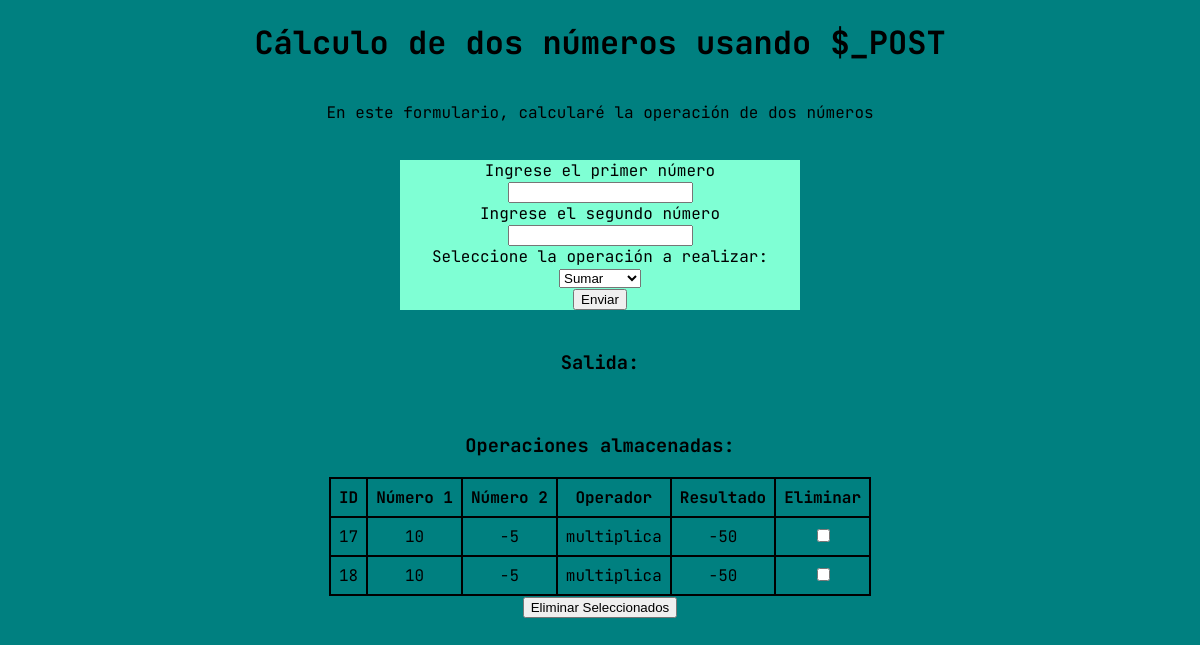
The app's page /, older data.
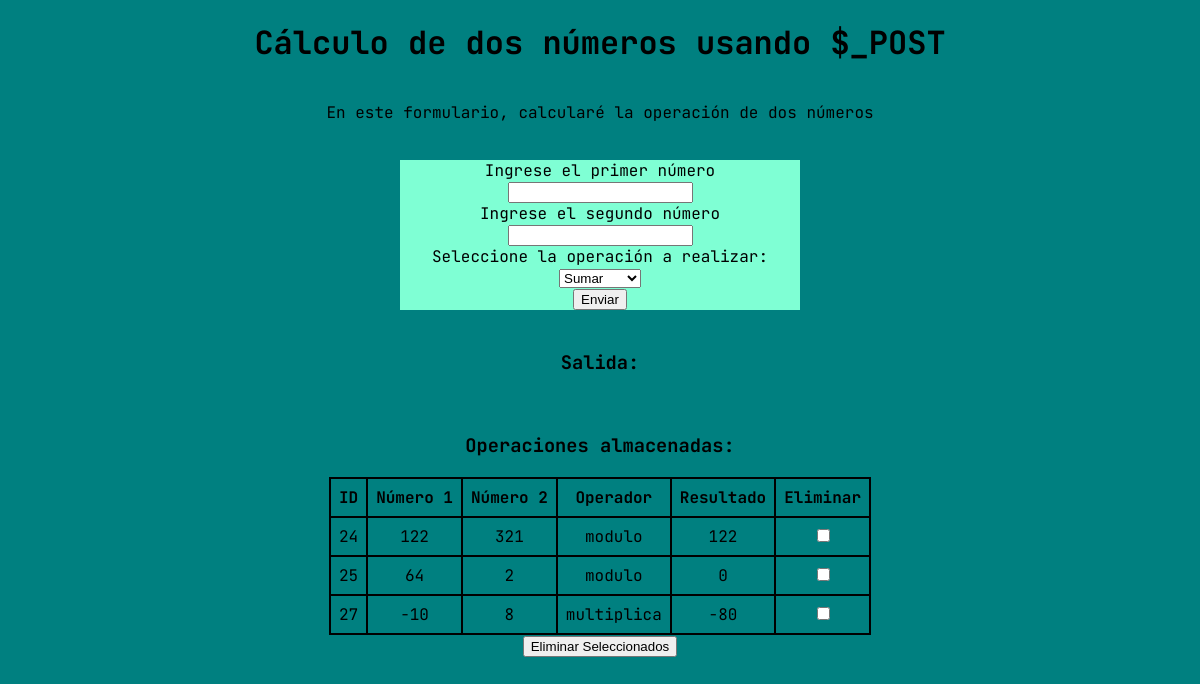
The same page, newer data.
### tables this page shows
CREATE TABLE operaciones (
            id INTEGER PRIMARY KEY AUTOINCREMENT,
            num1 INTEGER,
            num2 INTEGER,
            operador TEXT,
            resultado INTEGER
          );

### mostrar_resultados.php (the view, shortened to what this page needs)
<?php
function mostrar_resultados() {
  $db = new SQLite3('operaciones.db');
  $query = "SELECT * FROM operaciones";
  $result = $db->query($query);
  if ($result->numColumns() > 0) {
    echo "<h3>Operaciones almacenadas:</h3>";
    echo "<form method='post'>";
    echo "<table>";
    echo "<tr>
								<th>ID</th>
								<th>Número 1</th>
								<th>Número 2</th>
								<th>Operador</th>
								<th>Resultado</th>
								<th>Eliminar</th>
							</tr>";
    while ($row = $result->fetchArray(SQLITE3_ASSOC)) {
      echo "<tr>";
      echo "<td>{$row['id']}</td>";
      echo "<td>{$row['num1']}</td>";
      echo "<td>{$row['num2']}</td>";
      echo "<td>{$row['operador']}</td>";
      echo "<td>{$row['resultado']}</td>";
      echo "<td><input type='checkbox' name='eliminar[]' value='{$row['id']}'></td>";
      echo "</tr>";
    }
    echo "</table>";
    echo "<button type='submit'>Eliminar Seleccionados</button>";
    echo "</form>";
  }
}
?>

### index.php (shortened to what this page needs)
<!DOCTYPE html>
<html lang="es">
<head>
  <link rel="stylesheet" href="./css/index.css">
</head>
<body>
	<h1>Cálculo de dos números usando $_POST</h1>
	<p>En este formulario, calcularé la operación de dos números </p> <br>
	<form class="ingreso" method="post" action="<?php echo $_SERVER['PHP_SELF']; ?>">
	  <label for="num1">Ingrese el primer número</label>
	  <input required type="number" name="num1" id="num1"> <br>
	  <label for="num2">Ingrese el segundo número</label>
	  <input required type="number" name="num2" id="num2"> <br>
	  <label for="operador">Seleccione la operación a realizar:</label>
	  <br>
	  <select name="operador" id="operador">
	    <option value="suma">Sumar</option>
	  </select>
	  <br>
	 <button type="submit">Enviar</button>
	  <br>
	</form>
	<br>
	<h3>Salida: </h3>
	<br>
	<?php require("./mostrar_resultados.php");
		mostrar_resultados();
	?>
</body>
</html>

### css/index.css (style rules this page uses)
body { display: flex; flex-direction: column; margin: 0px; padding: 0px; justify-content: center; align-items: center; text-align: center; background-color: teal; font-family: 'JetBrains Mono', monospace; }
.ingreso { background-color: aquamarine; width: 400px; height: 150px; }
table, tr, td { border-style: solid; border-width: 2px; border-collapse: collapse; border-color: black; }
tr { border-style: solid; border-width: 2px; border-collapse: collapse; border-color: black; }
td, th { padding: 8px; border-style: solid; border-width: 2px; border-collapse: collapse; border-color: black; }

Row changes from the older to the newer data that the page shows:
removed operaciones: id "17", num1 "10", num2 "-5", operador "multiplica", resultado "-50"
removed operaciones: id "18", num1 "10", num2 "-5", operador "multiplica", resultado "-50"
added operaciones: id "24", num1 "122", num2 "321", operador "modulo", resultado "122"
added operaciones: id "25", num1 "64", num2 "2", operador "modulo", resultado "0"
added operaciones: id "27", num1 "-10", num2 "8", operador "multiplica", resultado "-80"
